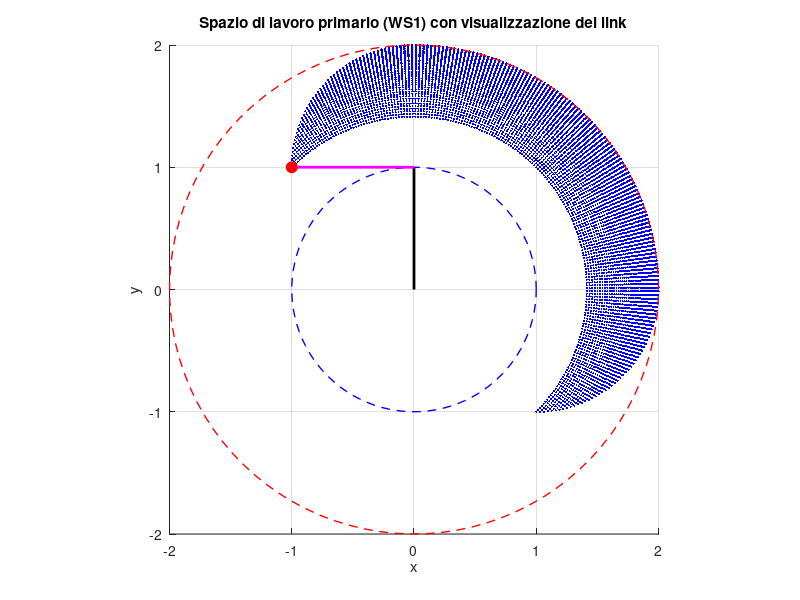

MATLAB code for this plot:
clc; clear; close all;

% Lunghezza dei link
L = 1;

% Campionamento degli angoli
q1 = linspace(0, pi/2); % Angolo del primo giunto
q2 = linspace(-pi/2, pi/2);    % Angolo del secondo giunto

% Precalcolo dello spazio di lavoro
x_WS = [];
y_WS = [];
for i = 1:length(q1)
    for j = 1:length(q2)
        % Calcolo cinematica diretta
        x = L * cos(q1(i)) + L * cos(q1(i) + q2(j));
        y = L * sin(q1(i)) + L * sin(q1(i) + q2(j));
        x_WS = [x_WS, x];
        y_WS = [y_WS, y];
    end
end

% Genera figura
figure;
hold on;
axis equal;
xlabel('x');
ylabel('y');
title('Spazio di lavoro primario (WS1) con visualizzazione dei link');
grid on;

% Disegna lo spazio di lavoro
plot(x_WS, y_WS, 'b.', 'MarkerSize', 5); % Spazio di lavoro

% Limiti dello spazio
xlim([-2*L, 2*L]);
ylim([-2*L, 2*L]);

% Disegna i limiti dei link
theta = linspace(0, 2*pi, 100);
plot(2*L*cos(theta), 2*L*sin(theta), 'r--', 'LineWidth', 1); % Cerchio massimo
plot(L*cos(theta), L*sin(theta), 'b--', 'LineWidth', 1); % Cerchio del secondo link

% Inizializza grafici per i link
link1 = plot([0, 0], [0, 0], 'k-', 'LineWidth', 2); % Primo link
link2 = plot([0, 0], [0, 0], 'm-', 'LineWidth', 2); % Secondo link

% Inizializza punto finale
end_effector = plot(0, 0, 'ro', 'MarkerSize', 8, 'MarkerFaceColor', 'r');

% Genera animazione
for i = 1:length(q1)
    for j = 1:length(q2)
        % Calcolo cinematica diretta
        x1 = L * cos(q1(i)); % Fine del primo link
        y1 = L * sin(q1(i));
        
        x2 = x1 + L * cos(q1(i) + q2(j)); % Fine del secondo link
        y2 = y1 + L * sin(q1(i) + q2(j));
        
        % Aggiorna i link
        set(link1, 'XData', [0, x1], 'YData', [0, y1]); % Primo link
        set(link2, 'XData', [x1, x2], 'YData', [y1, y2]); % Secondo link
        
        % Aggiorna il punto finale
        set(end_effector, 'XData', x2, 'YData', y2);
        
        % Pause per animazione
        pause(0.01);
    end
end
